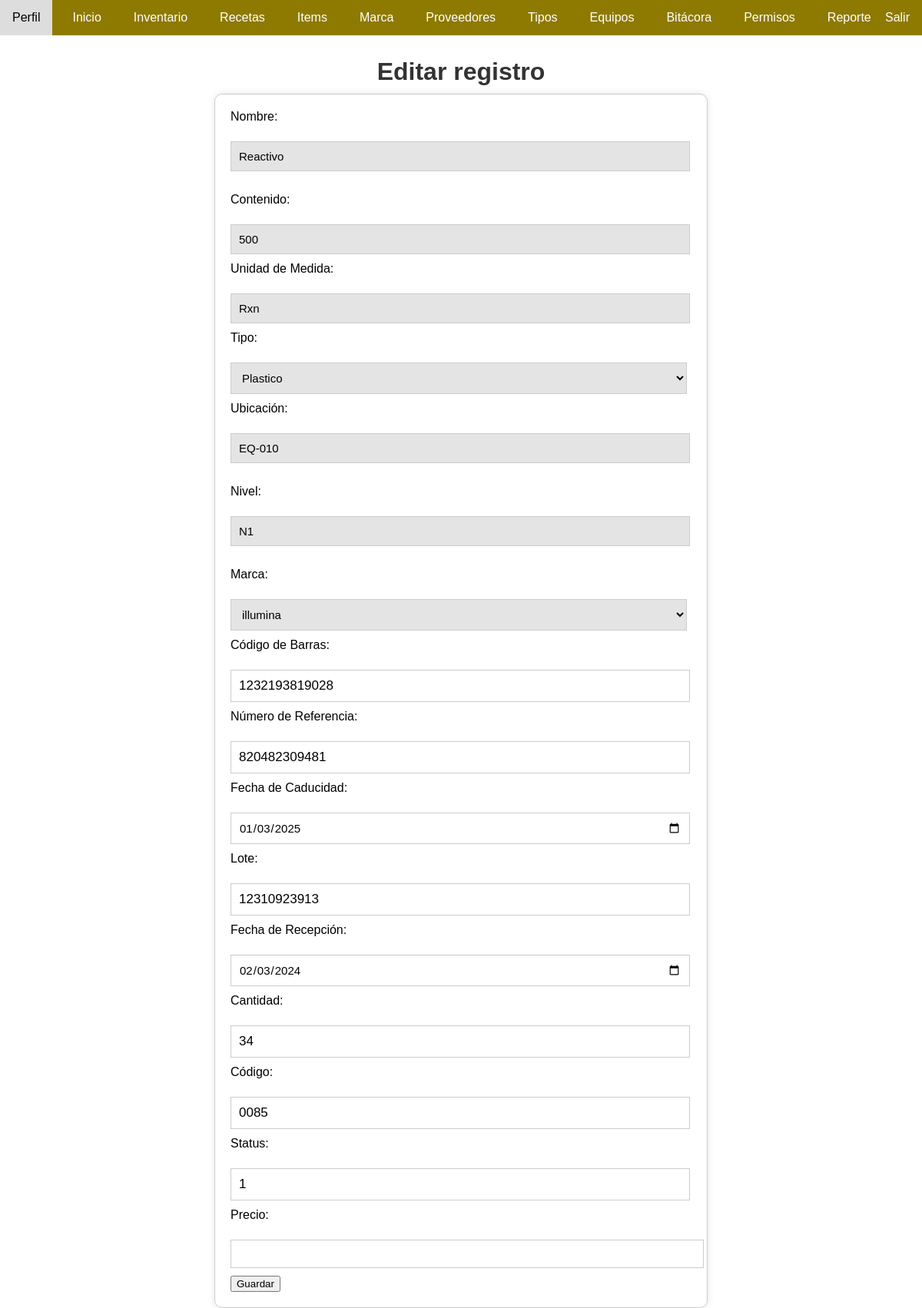
Screenshot of /editar_registro/6/ (signed in) with the database file from the repository.
### app/models.py (models this page shows, shortened)
class Item(models.Model):
    nombre = models.CharField(max_length=60, null=False, verbose_name='nombre')
    contenido = models.IntegerField(null=False)
    unidad_de_medida = models.CharField(max_length=30, null=False, verbose_name='unidad_medida')
    stock = models.IntegerField(default=0, blank=True)
    stock_minimo = models.IntegerField(default=0, blank=True)  # Campo agregado
    types = models.ManyToManyField(Type, related_name='items')
    locations = models.ManyToManyField(Location, related_name='items')
    marcas = models.ManyToManyField(Marca, related_name='items')
    proveedores = models.ManyToManyField(Proveedor, related_name='items')
    usuario = models.ForeignKey(User, on_delete=models.SET_NULL, null=True, blank=True)

class Type(models.Model):
    nombre = models.CharField(max_length=100)
    descripcion = models.CharField(max_length=255)
    usuario = models.ForeignKey(User, on_delete=models.SET_NULL, null=True, blank=True)

class Location(models.Model):
    equipo = models.CharField(max_length=100)
    nivel = models.CharField(max_length=50)
    descripcion = models.CharField(max_length=255)
    usuario = models.ForeignKey(User, on_delete=models.SET_NULL, null=True, blank=True)

class Marca(models.Model):
    nombre = models.CharField(max_length=100)
    descripcion = models.TextField()
    usuario = models.ForeignKey(User, on_delete=models.SET_NULL, null=True, blank=True)

class Registro(models.Model):
    item = models.ForeignKey(Item, on_delete=models.CASCADE)
    cod_barras = models.CharField(max_length=100)
    no_referencia_inv = models.CharField(max_length=100)
    fecha_caducidad = models.DateField(null=True, blank=True)
    lote = models.CharField(max_length=100)
    fecha_recepcion = models.DateField()
    cantidad = models.IntegerField(blank=False, null=False)
    cod = models.CharField(max_length=100)
    status = models.IntegerField()
    usuario = models.ForeignKey(User, on_delete=models.SET_NULL, null=True, blank=True)
    precio = models.DecimalField(max_digits=10, decimal_places=2)

### app/views.py (the view, shortened to what this page needs)
# urls.py: path('editar_registro/<int:registro_id>/', views.editar_registro, name='editar_registro'),
@permission_required('app.change_registro')
@login_required
def editar_registro(request, registro_id):
    registro = get_object_or_404(Registro, pk=registro_id)
    item = registro.item
    types = Type.objects.all()
    locations = Location.objects.all()
    marcas = Marca.objects.all()
    items = Item.objects.all()
    return render(request, 'editar_registro.html', {
        'registro': registro,
        'item': item,
        'types': types,
        'locations': locations,
        'marcas': marcas,
        'items': items,
        'precio_actual': registro.precio  # Incluir el precio actual del registro
    })

### app/templates/editar_registro.html (shortened to what this page needs)
{% load static %}
<!DOCTYPE html>
<html lang="en">
<head>
    <link rel="stylesheet" type="text/css" href="{% static 'css/inser_registro.css' %}">
    <link rel="stylesheet" type="text/css" href="{% static 'css/editar_item.css' %}">
</head>
<body>
    <nav class="navbar">
        <ul>
            <li><a href="/perfil/">Perfil</a></li>
            <li><a href="/">Inicio</a></li>
            {%if perms.app.view_registro%}
            <li><a href="/inventario/">Inventario</a></li>
            {%endif%}
            <li><a href="/recetas/">Recetas</a></li>
            {% if perms.app.view_item %}
            <li><a href="{% url 'listar_items' %}">Items</a></li>
            {% endif %}
            {% if perms.app.view_marca %}
            <li><a href="/marca/">Marca</a></li>
            {% endif %}
            {% if perms.app.view_proveedor %}
            <li><a href="/proveedores/">Proveedores</a></li>
            {% endif %}
            {% if perms.app.view_type %}
            <li><a href="/tipos/">Tipos</a></li>
            {% endif %}
            {% if perms.app.view_locatios %}
            <li><a href="/listar-locations/">Equipos</a></li>
            {% endif %}
            {% if perms.app.view_bitacora %}
            <li><a href="/bitacora/">Bitácora</a></li>
            {% endif %}
            {% if perms.app.view_auth_permission %}
            <li><a href="/asignar-permisos/">Permisos</a></li>
            {% endif %}
            <li><a href="/usos-receta/">Reporte</a></li>
            <li>
                <div class="cerrar-sesion"><a href="{% url 'salir' %}" class="cerrar-sesion">Salir</a></div>
            </li>
        </ul>
    </nav>
    <br><br><br>
    <h1>Editar registro</h1>
    <div class="container">
        <div class="edit">
            <form id="editForm" method="post">
                <div class="column-left">
                    <label for="nombre">Nombre:</label><br>
                    <span id="nombre">{{ item.nombre }}</span><br>
                    <label for="contenido">Contenido:</label><br>
                    <input type="text" id="contenido" name="contenido" value="{{ item.contenido }}" readonly><br>
                    <label for="unidad_medida">Unidad de Medida:</label><br>
                    <input type="text" id="unidad_medida" name="unidad_medida" value="{{ item.unidad_de_medida }}" readonly><br>
                    <label for="tipo">Tipo:</label><br>
                    <select id="tipo" name="tipo">
                        {% for type in types %}
                        <option value="{{ type.id }}" {% if type in item.types.all %} selected {% endif %}>{{ type.nombre }}</option>
                        {% endfor %}
                    </select><br>
                    <label for="ubicacion">Ubicación:</label><br>
                    <span id="ubicacion">{{ item.locations.all.0.equipo }}</span><br>
                    <label for="nivel">Nivel:</label><br>
                    <span id="nivel">{{ item.locations.all.0.nivel }}</span><br>
                    <label for="marca">Marca:</label><br>
                    <select id="marca" name="marca">
                        {% for marca in marcas %}
                        <option value="{{ marca.id }}" {% if marca in item.marcas.all %} selected {% endif %}>{{ marca.nombre }}</option>
                        {% endfor %}
                    </select><br>
                </div>
                <div class="column-right">
                    <label for="cod_barras">Código de Barras:</label><br>
                    <input type="text" id="cod_barras" name="cod_barras" value="{{ registro.cod_barras }}"><br>
                    <label for="no_referencia_inv">Número de Referencia:</label><br>
                    <input type="text" id="no_referencia_inv" name="no_referencia_inv" value="{{ registro.no_referencia_inv }}"><br>
                    <label for="fecha_caducidad">Fecha de Caducidad:</label><br>
                    <input type="date" id="fecha_caducidad" name="fecha_caducidad" value="{% if registro.fecha_caducidad %}{{ registro.fecha_caducidad|date:'Y-m-d' }}{% endif %}"><br>
                    <label for="lote">Lote:</label><br>
                    <input type="text" id="lote" name="lote" value="{{ registro.lote }}"><br>
                    <label for="fecha_recepcion">Fecha de Recepción:</label><br>
                    <input type="date" id="fecha_recepcion" name="fecha_recepcion" value="{% if registro.fecha_recepcion %}{{ registro.fecha_recepcion|date:'Y-m-d' }}{% endif %}"><br>
                    <label for="cantidad">Cantidad:</label><br>
                    <input type="text" id="cantidad" name="cantidad" value="{{ registro.cantidad }}"><br>
                    <label for="cod">Código:</label><br>
                    <input type="text" id="cod" name="cod" value="{{ registro.cod }}"><br>
                    <label for="status">Status:</label><br>
                    <input type="text" id="status" name="status" value="{{ registro.status }}"><br>
                    <label for="precio">Precio:</label><br>
                    <input type="number" id="precio" name="precio" value="{{ precio_actual }}"><br>
                </div>
                <button type="button" id="submitBtn">Guardar</button>
            </form>
        </div>
    </div>
</body>
</html>

### app/static/css/inser_registro.css (style rules this page uses)
body { margin: 0; padding: 0%; font-family: Arial, sans-serif; }
.navbar { background-color: #8E7A00; overflow: hidden; margin: auto; position: fixed; top: 0; left: 0; width: 100%; }
.navbar ul { list-style-type: none; margin: 0; padding: 0; overflow: hidden; display: flex; }
.navbar ul li { margin-right: 10px; }
.navbar ul li a { display: block; color: white; text-align: center; padding: 14px 16px; text-decoration: none; }
.navbar ul li a.cerrar-sesion { position: absolute; color: white; text-align: center; padding: 14px 16px; text-decoration: none; right: 0; }
h1 { color: #333; margin-bottom: 10px; text-align: center; }
form { width: 50%; margin: 0 auto; padding: 20px; border: 1px solid #ccc; border-radius: 10px; box-shadow: 0 0 10px rgba(0, 0, 0, 0.1); }
label { display: block; margin-bottom: 5px; }
input[type="text"], input[type="email"], textarea, input[type="url"], #id_cantidad, #id_status { width: 96%; padding: 10px; margin-bottom: 10px; border: 1px solid #ccc; font-family: sans-serif; font-size: 17px; }
#id_types, #precio ,#id_locations, #id_marcas, #id_proveedores, #id_pregunta_recuperacion, #fecha_caducidad,#fecha_recepcion { width: 99%; padding: 10px; margin-bottom: 10px; border: 1px solid #ccc; font-family: sans-serif; font-size: 1.1vw; }
#contenido, #unidad_medida,#ubicacion,#nivel,#marca { width: 96%; padding: 10px; margin-bottom: 10px; background-color: #d6d6d6a8; border: 1px solid #636363; font-family: sans-serif; font-size: 1.1vw; cursor: default; }

### app/static/css/editar_item.css (style rules this page uses)
body { margin: 0; padding: 0%; font-family: Arial, sans-serif; }
.navbar { background-color: #8E7A00; overflow: hidden; margin: auto; position: fixed; top: 0; left: 0; width: 100%; }
.navbar ul { list-style-type: none; margin: 0; padding: 0; overflow: hidden; display: flex; }
.navbar ul li { margin-right: 10px; }
.navbar ul li a { display: block; color: white; text-align: center; padding: 14px 16px; text-decoration: none; }
.navbar ul li a.cerrar-sesion { position: absolute; color: white; text-align: center; padding: 14px 16px; text-decoration: none; right: 0; }
h1 { color: #333; margin-bottom: 10px; text-align: center; }
form { width: 50%; margin: 0 auto; padding: 20px; border: 1px solid #ccc; border-radius: 10px; box-shadow: 0 0 10px rgba(0, 0, 0, 0.1); }
label { display: block; margin-bottom: 5px; }
input[type="text"], input[type="email"] { width: 96%; padding: 10px; margin-bottom: 10px; border: 1px solid #ccc; }
#tipo, #ubicacion, #marca { width: 99%; padding: 10px; margin-bottom: 10px; border: 1px solid #ccc; }
span { width: 96%; padding: 10px; margin-bottom: 10px; border: 1px solid #ccc; display: block; }
#id_contenido, #id_stock, #id_types, #id_locations, #id_marcas, #id_proveedores, #fecha_recepcion, #fecha_caducidad { width: 96%; padding: 10px; margin-bottom: 10px; border: 1px solid #ccc; font-family: sans-serif; font-size: 15px; }
#nombre, #unidad_medida,#contenido, #ubicacion, #nivel { width: 96%; padding: 10px; background-color: #d6d6d6a8; margin-bottom: 10px; border: 1px solid #ccc; font-family: sans-serif; font-size: 15px; cursor: default; }
#tipo, #marca { width: 99%; padding: 10px; background-color: #d6d6d6a8; margin-bottom: 10px; border: 1px solid #ccc; font-family: sans-serif; font-size: 15px; cursor: default; }

### rows the page displays
Item: nombre "Reactivo", contenido "500", unidad_medida "Rxn", tipo "Plastico", locations.all.0.equipo "EQ-010", locations.all.0.nivel "N1", marca "illumina"
Registro: cod_barras "1232193819028", no_referencia_inv "820482309481", fecha_caducidad "01/03/2025", lote "12310923913", fecha_recepcion "02/03/2024", cantidad "34", cod "0085", status "1"
